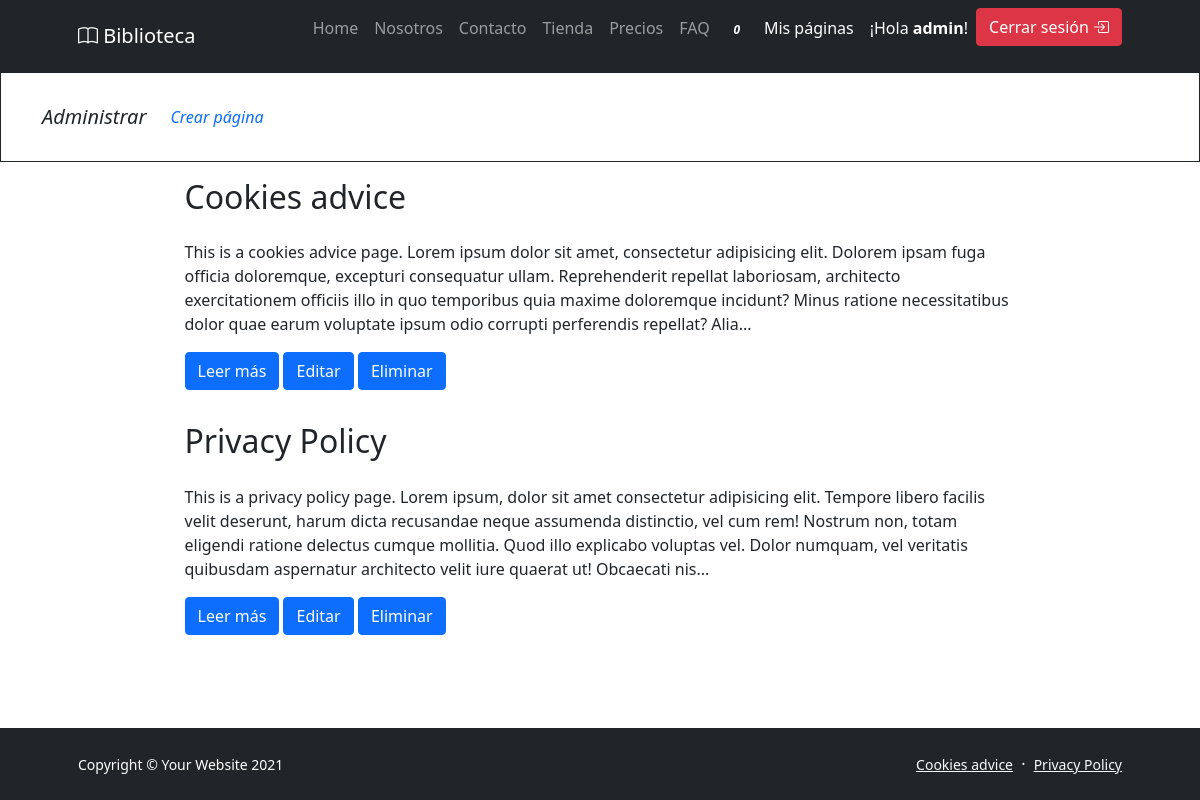
/page/ (signed in), run on the app's committed database.
### pages/models.py (models this page shows, shortened)
class Page(models.Model):
    title = models.CharField(max_length=200, verbose_name="Título")
    content = models.TextField(verbose_name="Content")
    created = models.DateTimeField(auto_now_add=True, verbose_name="Fecha de creación")
    updated = models.DateTimeField(auto_now=True, verbose_name="Fecha de edición")
    class Meta:
        verbose_name = "página"
        verbose_name_plural = "páginas"
        ordering = ['title']

### pages/views.py (the view)
# urls.py: path('',views.PageListView.as_view(), name="pages"),
@method_decorator(staff_member_required,name='dispatch')
class PageListView(ListView):
    model = Page

### pages/templatetags/pages_extras.py (called while the page is built)
@register.simple_tag
def get_page_list():
    pages = Page.objects.all()
    return pages

### pages/templates/pages/page_list.html
{% extends 'core/base.html' %}
{% block content %}
{% include "pages/includes/menu_pages.html" %}
{% load static %}
<div class="container mb-4">
    {% for page in page_list %}
    <div class="row mt-3">
        <div class="col-md-9 mx-auto">
            <h2 class="section-heading mb-4">
                <span class="section-heading-lower">{{page.title}}</span>
            </h2>
            <div>
                <p>{{page.content|safe|truncatechars:"400"}}</p>
                <p>
                    <a class="btn btn-primary" href="{% url 'page_detail' page.id page.title|slugify %}" role="button">Leer más</a>
                    {% if request.user.is_staff %}
                        <a class="btn btn-primary" href="{% url 'update_page' page.id %}" role="button">Editar</a>
                        <a class="btn btn-primary" href="{% url 'delete_page' page.id %}" role="button">Eliminar</a>
                    {% endif %}
                </p>
            </div>
        </div>
    </div>
    {% endfor %}
</div>
{% endblock %}

### core/templates/core/base.html (shortened to what this page needs)
{% load static %}
<!DOCTYPE html>
<html lang="en">
<head>
    <link href="https://cdn.jsdelivr.net/npm/bootstrap-icons@1.5.0/font/bootstrap-icons.css" rel="stylesheet" />
    <link href="{% static 'core/css/styles.css' %}" rel="stylesheet" />
</head>
<body class="d-flex flex-column h-100">
    <main class="flex-shrink-0">
        <nav class="navbar navbar-expand-lg navbar-dark bg-dark">
            <div class="container px-5">
                <a class="navbar-brand" href="{% url 'home' %}"><i class="bi bi-book"></i> Biblioteca</a>
                <div class="collapse navbar-collapse" id="navbarSupportedContent">
                    <ul class="navbar-nav ms-auto mb-2 mb-lg-0">
                        <li class="nav-item"><a class="nav-link" href="{% url 'home' %}">Home</a></li>
                        <li class="nav-item"><a class="nav-link" href="{% url 'about' %}">Nosotros</a></li>
                        <li class="nav-item"><a class="nav-link" href="{% url 'contact' %}">Contacto</a></li>
                        <li class="nav-item"><a class="nav-link" href="{% url 'libros:libros' %}">Tienda</a></li>
                        <li class="nav-item"><a class="nav-link" href="{% url 'pricing' %}">Precios</a></li>
                        <li class="nav-item"><a class="nav-link" href="{% url 'faq' %}">FAQ</a></li>
                        <li>
                            <a href="#" onclick="realizaPedido();" class="nav-link text-secondary">
                                <i class="fas fa-shopping-cart"> <span id="cart-badge"
                                        class="badge badge-danger">0</span> </i>
                            </a>
                        </li>
                        {% if request.user.is_staff %}
                        <li class="nav-item {% if request.path == '/pages/' %} active {% endif %}">
                            <a class="nav-link text-white" href="{% url 'pages' %}">Mis páginas</a>
                        </li>
                        {% endif %}
                        {% if not request.user.is_authenticated %}
                        <li class="nav-item">
                            <a type="button" class="btn btn-success me-2" href="{% url 'login' %}">Acceder <i
                                    class="bi bi-unlock-fill"></i></a>
                        </li>
                        <li class="nav-item">
                            <a type="button" class="btn btn-light" href="{% url 'signup' %}">¡Registrate! <i
                                    class="bi bi-person-plus-fill"></i></a>
                        </li>
                        <li class="nav-item">
                            <a type="button" class="btn btn-light text-primary ms-2" href="{% url 'social:begin' 'google-oauth2' %}"><i class="bi bi-google"></i></a>
                        </li>
                        {% else %}
                        <li class="nav-item">
                            <p class="nav-link text-white">¡Hola <b>{{request.user.username}}</b>!</p>
                        </li>
                        <li class="nav-item">
                            <a type="button" class="btn btn-danger" href="{% url 'logout' %}">Cerrar sesión <i
                                    class="bi bi-box-arrow-in-right"></i></a>
                        </li>
                        {% endif %}
                    </ul>
                </div>
            </div>
        </nav>
        {% block content %}
        {% endblock %}
    </main>
    <footer class="bg-dark py-4 mt-auto">
        <div class="container px-5">
            <div class="row align-items-center justify-content-between flex-column flex-sm-row">
                <div class="col-auto">
                    <div class="small m-0 text-white">Copyright &copy; Your Website 2021</div>
                </div>
                <div class="col-auto">
                    {% load pages_extras %}
                    {% get_page_list as page_list %}
                    {% for page in page_list %}
                    <a class="link-light small" href="{% url 'page' page.id %}">{{page.title}}</a>
                    {% if not forloop.last %}
                    <span class="text-white mx-1">&middot;</span>
                    {% endif %}
                    {% endfor %}
                </div>
            </div>
        </div>
    </footer>
</body>
</html>

### data on the page
Page: title "Cookies advice", content "This is a cookies advice page. Lorem ipsum dolor sit amet, consectetur adipisicing elit. Dolorem ipsam fuga officia doloremque, excepturi consequatur ullam. Reprehenderit repellat laboriosam, architecto exercitationem officiis illo in quo temporibus quia maxime doloremque incidunt? Minus ratione necessitatibus dolor quae earum voluptate ipsum odio corrupti perferendis repellat? Alia..."
Page: title "Privacy Policy", content "This is a privacy policy page. Lorem ipsum, dolor sit amet consectetur adipisicing elit. Tempore libero facilis velit deserunt, harum dicta recusandae neque assumenda distinctio, vel cum rem! Nostrum non, totam eligendi ratione delectus cumque mollitia. Quod illo explicabo voluptas vel. Dolor numquam, vel veritatis quibusdam aspernatur architecto velit iure quaerat ut! Obcaecati nis..."

### other printed values
{{ request.user.username }} "admin"
